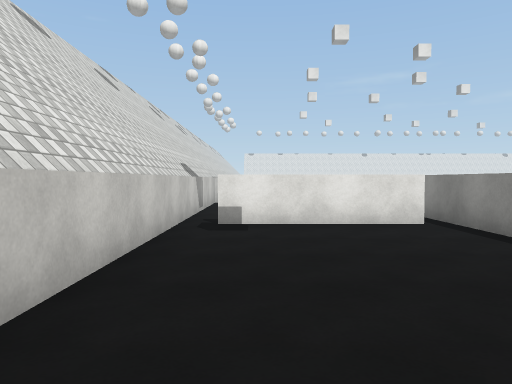
view 1 (above)

18 first-person views from a walk through a scene from a Unity 3-D project. The camera is 1.5 m above the floor, tilts 2° down and sees 70° across. The floor is counted in squares, 2 m on a side. Each view is taken from the middle of a square. On the plan, view 1 faces up. The plan holds only what a view shows up to about 11 squares ahead; the rest is blank. The place goes on beyond the plan. The player character is not drawn. Surface patterns are stand-ins for the level's own textures.

view 2
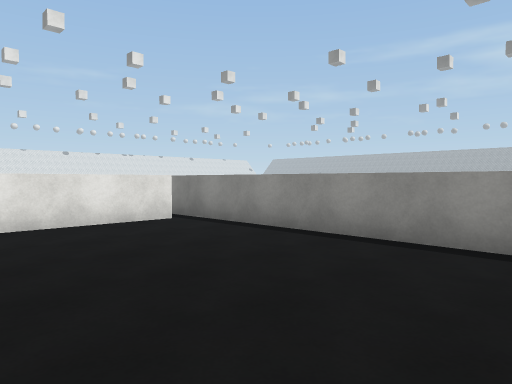

view 3
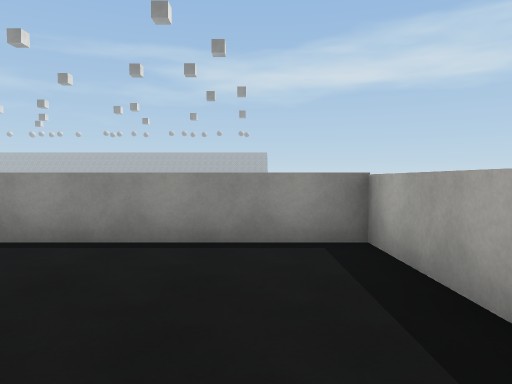

view 4
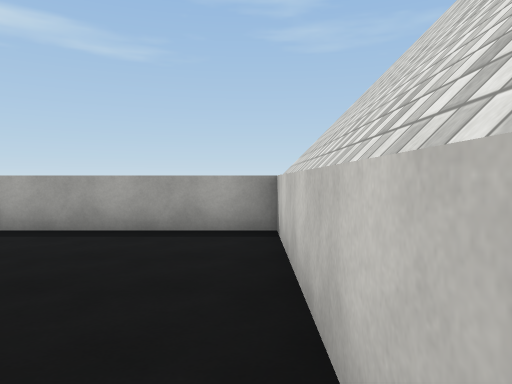

view 5
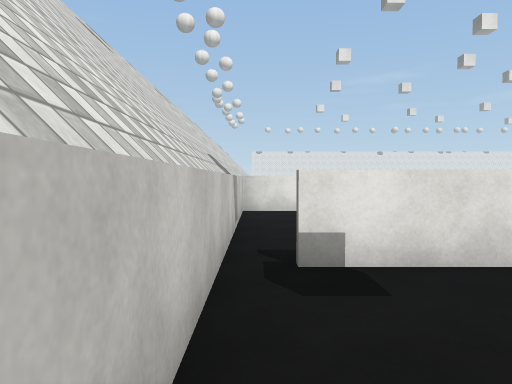

view 6
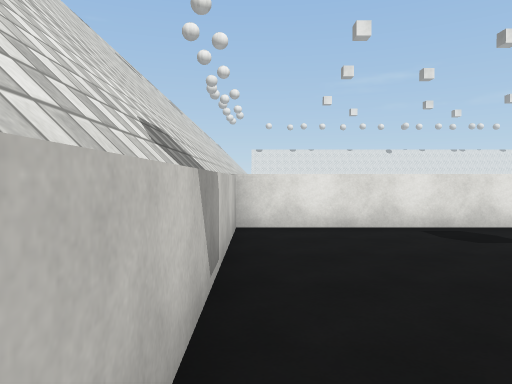

view 7
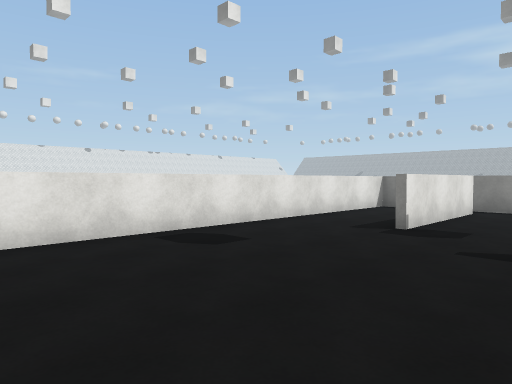

view 8
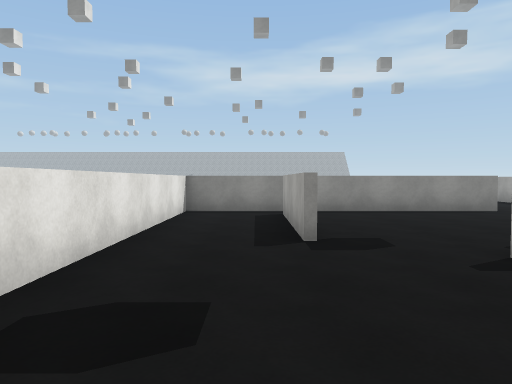

view 9
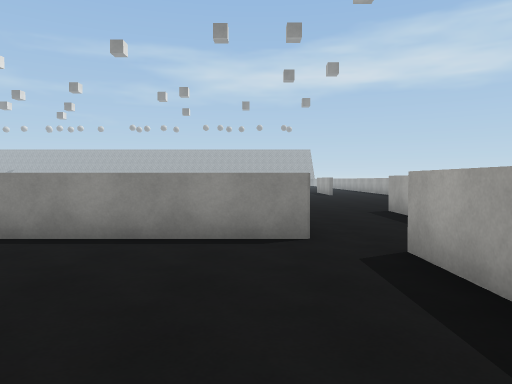

view 10
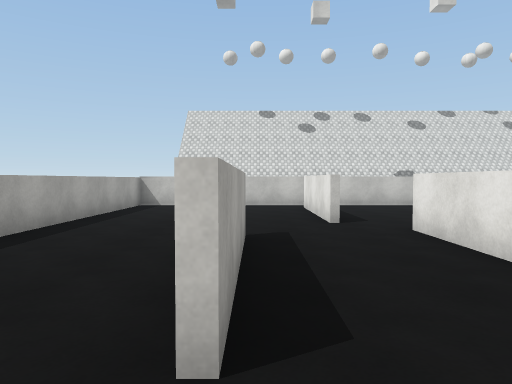

view 11
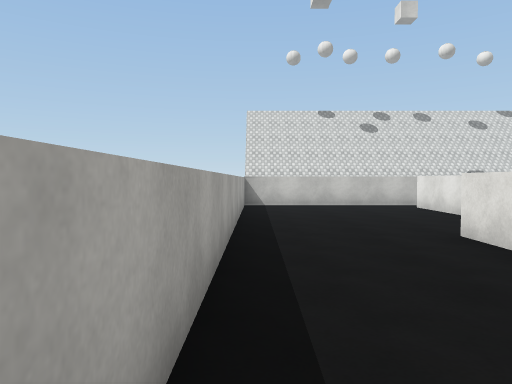

view 12
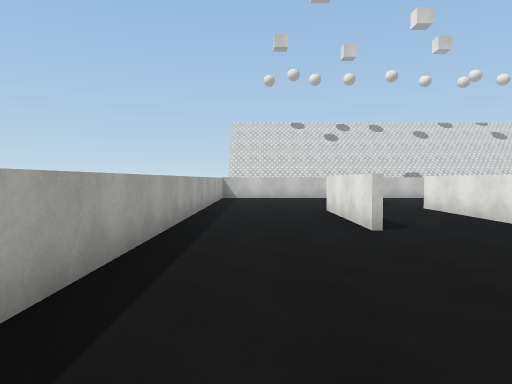

view 13
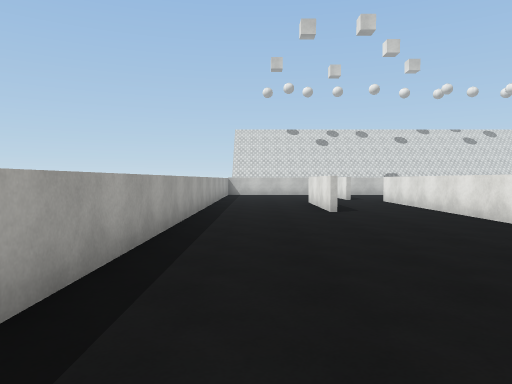

view 14
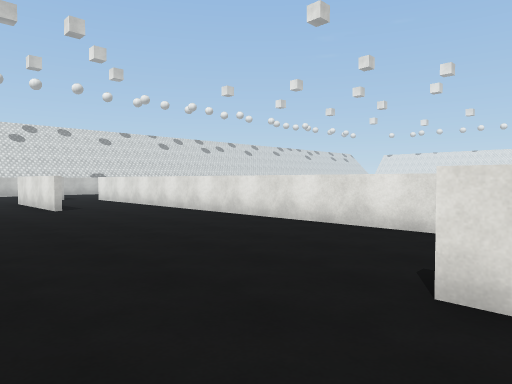

view 15
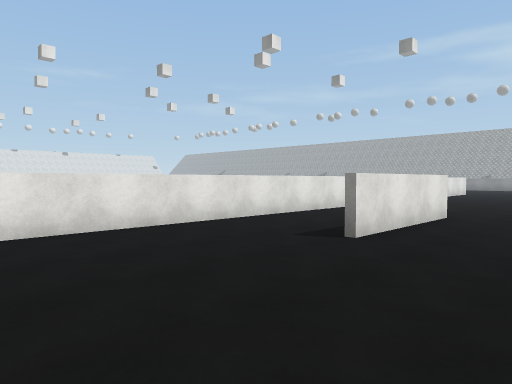

view 16
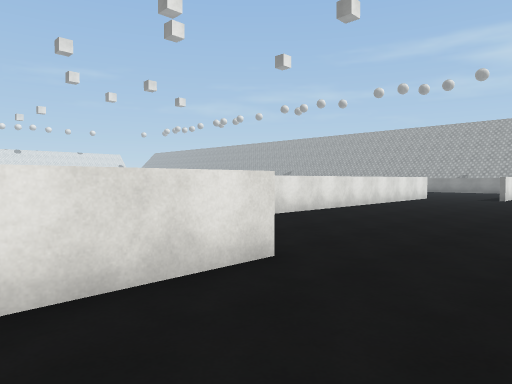

view 17
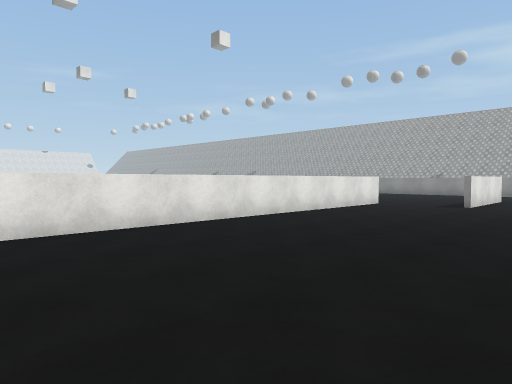

view 18
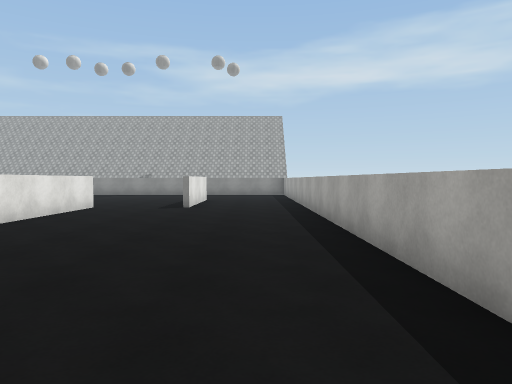

### Floor plan
Points are (right, up) in squares from view 1. A wall is a line through its corners. A room is listed if a view was taken in it or the views show most of it. See-through windows are left out.
Room 1 (views 1, 2, 3, 4, 5)
walls: (-1.3, 5.4) (-1.3, -1.3) (2.9, -1.3); (3.3, -1.4) (3.3, 7.2); (2.9, 6.1) (-0.8, 6.1)
ways out: opening at (-1, 6) to room 2
Room 2 (views 6, 7, 8)
walls: (4.4, 9.4) (7.9, 9.4); (8.6, 8.4) (8.6, 11.6) (-1.3, 11.6) (-1.3, 5.4)
ways out: opening at (-1, 6) to room 1; opening at (4, 7.5) to room 3; opening at (8, 9) to room 3
Room 3 (view 9)
walls: (3.5, 6.6) (3.5, 2.6); (6.1, 3.4) (7.9, 3.4); (8.6, 4.3) (8.6, 8.4); (8, 9.3) (4.4, 9.3)
ways out: opening at (4, 7.5) to room 2; opening at (8, 9) to room 2; opening at (4, 3) to room 4; opening at (8, 3) to room 4
Room 4 (views 10, 11, 12, 13, 14, 15, 16, 17, 18)
walls: (24.8, 1.4) (21.1, 1.4); (28.9, -1.3) (37.9, -1.3); (12.8, 1.7) (9.1, 1.7); (9.2, 1.9) (12.8, 1.9); (7.9, 3.3) (4.3, 3.3); (36.7, 4.3) (8.6, 4.3); (38.5, 1.7) (36.6, 1.7); (3.5, 2.6) (3.5, -1.4); (2.9, -1.3) (19.1, -1.3)
ways out: opening at (4, 3) to room 3; opening at (8, 3) to room 3; opening at (37.5, 4)

Where each view was taken, in squares from view 1:
view 1: 0 up, 0 right, facing up
view 2: 0 up, 1 left, facing up-right
view 3: 0 up, 1 left, facing right
view 4: 4 up, 1 left, facing down
view 5: 3 up, 1 left, facing up
view 6: 6 up, 1 left, facing up
view 7: 7 up, 1 left, facing up-right
view 8: 10 up, 0 right, facing right
view 9: 5 up, 4 right, facing right
view 10: 2 up, 14 right, facing left
view 11: 1 down, 14 right, facing left
view 12: 0 up, 18 right, facing left
view 13: 0 up, 21 right, facing left
view 14: 1 down, 22 right, facing up-left
view 15: 1 down, 17 right, facing up-right
view 16: 1 down, 22 right, facing up-right
view 17: 1 down, 26 right, facing up-right
view 18: 0 up, 27 right, facing right
